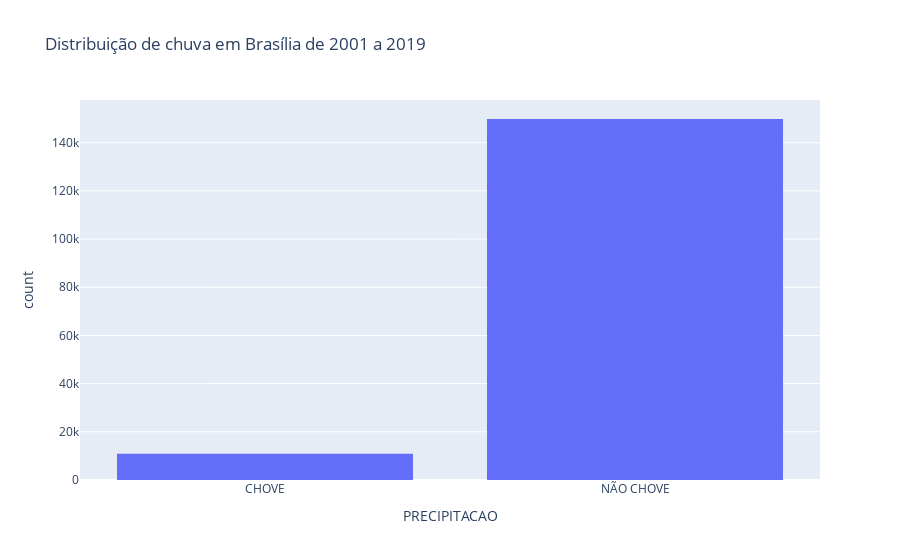

Notebook source saved alongside this figure:
### Code cell
px.histogram(concatenated_df, x='PRECIPITACAO', title='Distribuição de chuva em Brasília de 2001 a 2019')

### Figure 1 — Plotly figure (JSON) as saved in the notebook; plotly's stock layout.template omitted (floating-point values rounded to 4 significant figures; data arrays with more than 128 entries replaced by an {"elided": "..."} marker saying what was removed)
{"data": [{"alignmentgroup": "True", "bingroup": "x", "hovertemplate": "PRECIPITACAO=%{x}<br>count=%{y}<extra></extra>", "legendgroup": "", "marker": {"color": "#636efa", "pattern": {"shape": ""}}, "name": "", "offsetgroup": "", "orientation": "v", "showlegend": false, "type": "histogram", "x": {"elided": "160723 str values"}, "xaxis": "x", "yaxis": "y"}], "layout": {"barmode": "relative", "legend": {"tracegroupgap": 0}, "title": {"text": "Distribuição de chuva em Brasília de 2001 a 2019"}, "xaxis": {"anchor": "y", "domain": [0, 1], "title": {"text": "PRECIPITACAO"}}, "yaxis": {"anchor": "x", "domain": [0, 1], "title": {"text": "count"}}}}
